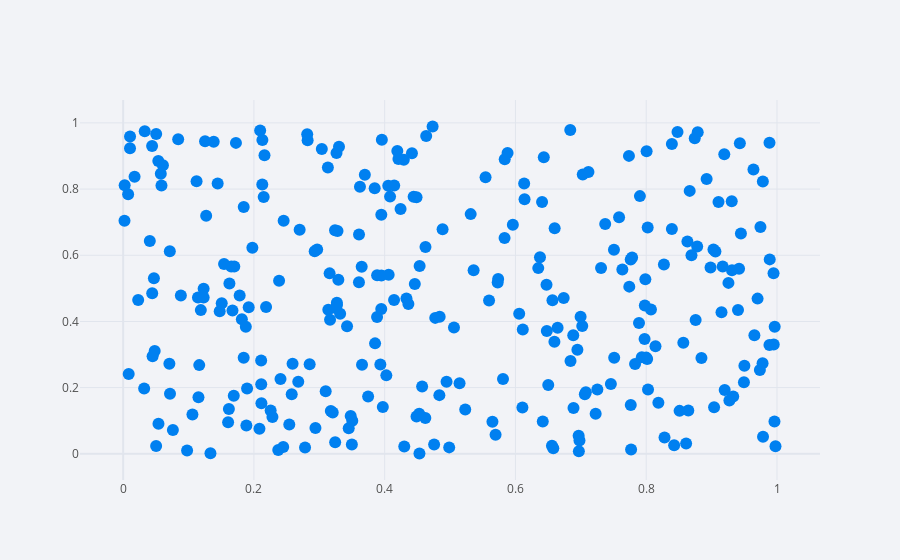

Notebook code cell kept with this figure:
### Code cell
#before creating model even in machine learning we should check it by creating plot graph
cf.set_config_file(theme="polar")
df.iplot(x="a",y="c",mode="markers",)

### Figure 1 — Plotly figure (JSON) as saved in the notebook; plotly's stock layout.template omitted (floating-point values rounded to 4 significant figures; data arrays with more than 128 entries replaced by an {"elided": "..."} marker saying what was removed)
{"data": [{"line": {"color": "rgba(0, 128, 240, 1.0)", "dash": "solid", "shape": "linear", "width": 1.3}, "marker": {"size": 12, "symbol": "circle"}, "mode": "markers", "name": "c", "text": "", "type": "scatter", "x": {"elided": "300 float values"}, "y": {"elided": "300 float values"}}], "layout": {"legend": {"bgcolor": "#F2F3F7", "font": {"color": "#505050"}}, "paper_bgcolor": "#F2F3F7", "plot_bgcolor": "#F2F3F7", "title": {"font": {"color": "#484848"}}, "xaxis": {"gridcolor": "#E1E5ED", "showgrid": true, "tickfont": {"color": "#505050"}, "title": {"font": {"color": "#505050"}, "text": ""}, "zerolinecolor": "#E1E5ED"}, "yaxis": {"gridcolor": "#E1E5ED", "showgrid": true, "tickfont": {"color": "#505050"}, "title": {"font": {"color": "#505050"}, "text": ""}, "zerolinecolor": "#E1E5ED"}}}
